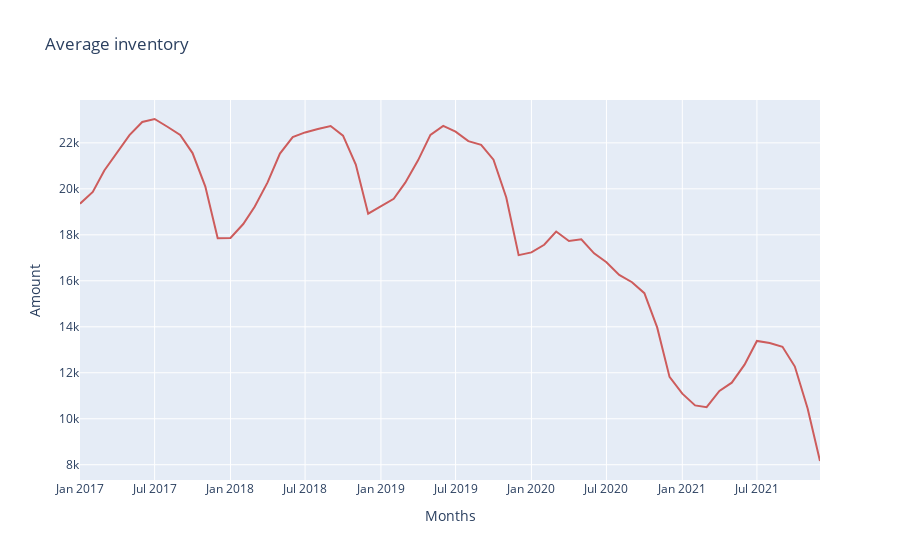

The cell this chart's notebook holds for it:
### Code cell
plot_map_state('inventory')
